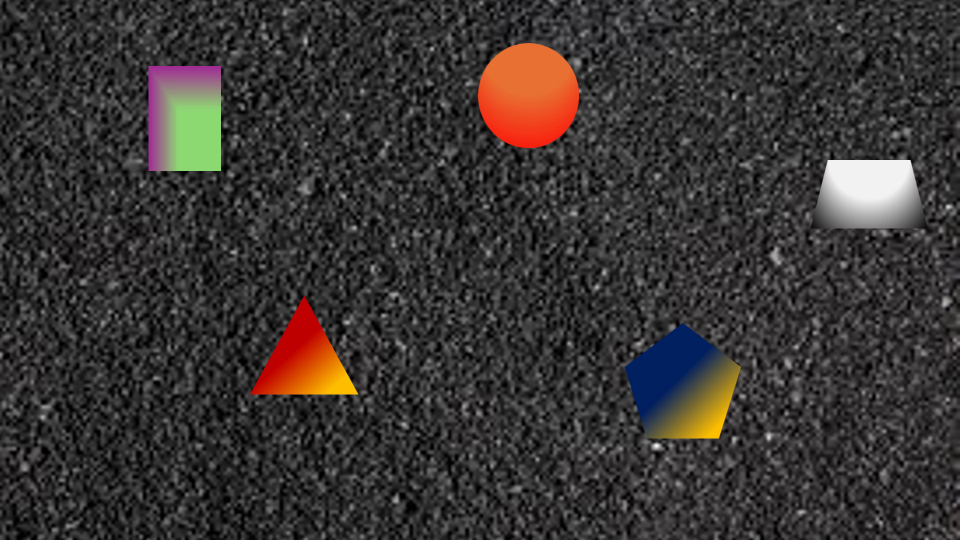
#> input picture ImagesAndVideos/Gradient Hard.png, 1920 x 1080 px (shown at 1/2 size)
$ python -i ImageDetection.py   (imports and definitions only)
#> lines starting #> are read from the running program, lines starting #| are printed output that depends on the picture; after the words box and inside, x2 and y2 are one past the last pixel; in counts of white or black regions, pixels touching at a corner belong together
#> further down, picture is the input picture: shape (1080, 1920, 3); mean B, G, R 51.5, 53.1, 57.4
import cv2
import numpy as np

class ImageDetection:
    def __init__(self):
        pass

    def findRed(self, img):
        K = np.array([[2564.3186869, 0, 0],
                  [0, 2569.70273111, 0],
                  [0, 0, 1]])

        # Focal lengths (from the intrinsic matrix)
        f_x = K[0, 0]
        f_y = K[1, 1]

        real_radius = 10


        hsv = cv2.cvtColor(img, cv2.COLOR_BGR2HSV)
#> hsv: shape (1080, 1920, 3); mean H, S, V 42.4, 14.7, 58.8

        # Setting bounds on what red is
        lower_red = np.array([0, 50, 100])
        upper_red = np.array([10, 255, 255])

        # Just compiling all of the red
        mask1 = cv2.inRange(hsv, lower_red, upper_red)
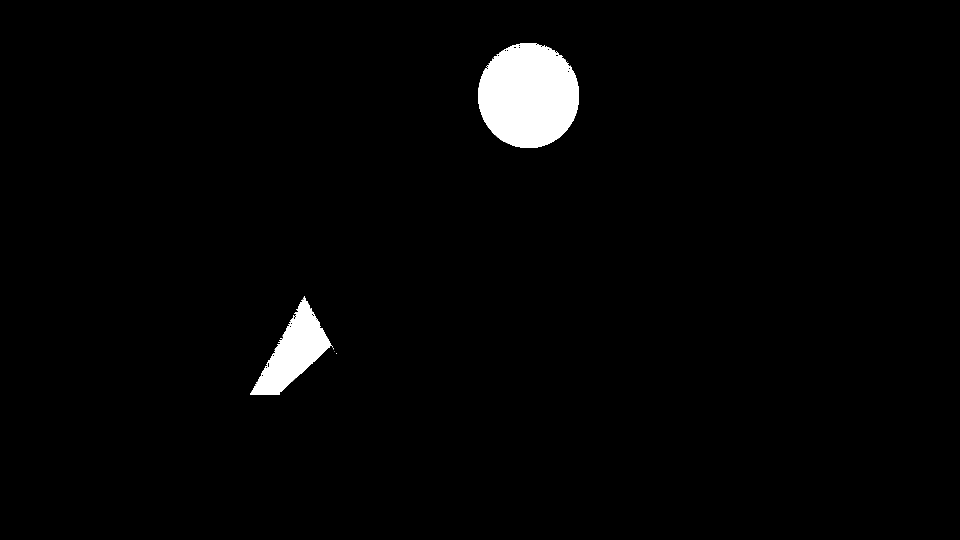
#> mask1: shape (1080, 1920) (shown at 1/2 size); 2.3% white; 12 white regions (10 under 20 px), largest, box (x1, y1, x2, y2) and area: (956, 86, 1158, 296) 33403, (500, 592, 666, 790) 13496

        # Setting more bounds on what red is
        lower_red2 = np.array([170, 50, 100])
        upper_red2 = np.array([180, 255, 255])
        mask2 = cv2.inRange(hsv, lower_red2, upper_red2)
#> mask2: shape (1080, 1920); 0.01% white in thin lines or dots, all inside (x1, y1, x2, y2) = (510, 256, 1138, 772)

        lower_pink = np.array([140, 50, 50])
        upper_pink = np.array([170, 255, 255])
        mask3 = cv2.inRange(hsv, lower_pink, upper_pink)
#> mask3: shape (1080, 1920); 0.51% white; 6 white regions (5 under 20 px), largest, box (x1, y1, x2, y2) and area: (296, 132, 442, 342) 10583

        # Combine the masks to cover the full red hue range
        mask = mask1 + mask2 + mask3
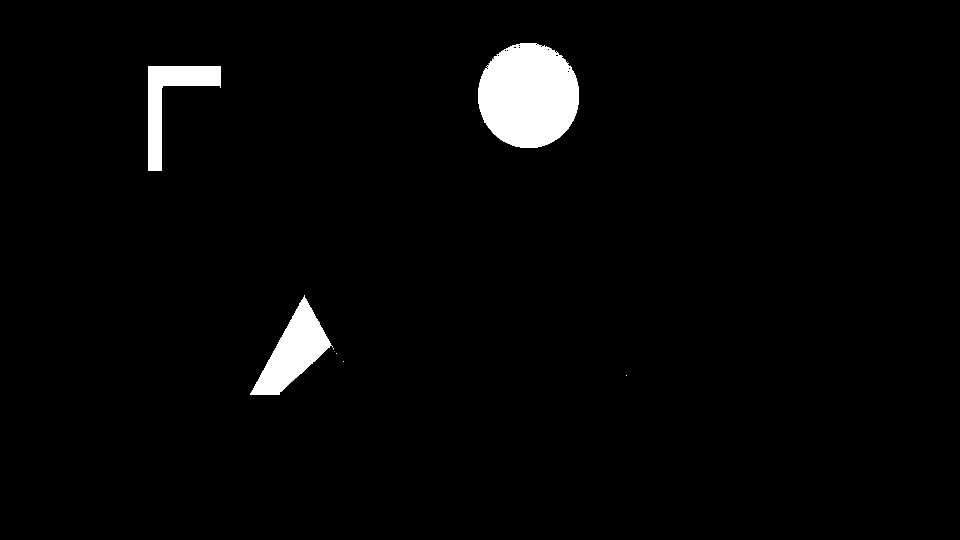
#> mask: shape (1080, 1920) (shown at 1/2 size); 2.8% white; 8 white regions (5 under 20 px), largest, box (x1, y1, x2, y2) and area: (956, 86, 1158, 296) 33408, (500, 590, 666, 790) 13779, (296, 132, 442, 342) 10583

        # Removing Noise
        kernel = np.ones((5, 5), np.uint8)
        mask = cv2.morphologyEx(mask, cv2.MORPH_CLOSE, kernel)
#> mask: shape (1080, 1920); 2.8% white; 8 white regions (5 under 20 px), largest, box (x1, y1, x2, y2) and area: (956, 86, 1158, 296) 33520, (500, 590, 666, 790) 13792, (296, 132, 442, 342) 10584
        mask = cv2.morphologyEx(mask, cv2.MORPH_OPEN, kernel)
#> mask: shape (1080, 1920); 2.8% white; 3 white regions

        # Find contours from the mask
        contours, _ = cv2.findContours(mask, cv2.RETR_EXTERNAL, cv2.CHAIN_APPROX_SIMPLE)
#> contours = 3 contours; box (x1, y1, x2, y2) and area: (956, 86, 1158, 296) 33193, (502, 596, 662, 790) 13474, (296, 132, 442, 342) 10222
        # contours2, _ = cv2.findContours(mask3, cv2.RETR_EXTERNAL, cv2.CHAIN_APPROX_SIMPLE)

        for contour in contours:
            # Approximate the contour to a polygon
            approx = cv2.approxPolyDP(contour, 0.02 * cv2.arcLength(contour, True), True)

            # Compute the area of the contour to filter out small noise
            area = cv2.contourArea(contour)
            if area > 1000:  # Threshold for minimum area
                # Draw the contour on the image
                cv2.drawContours(img, [approx], 0, (0, 0, 255), 2)

                # Compute the centroid of the contour using moments
                M = cv2.moments(contour)
                if M['m00'] != 0:
                    cx = int(M['m10'] / M['m00'])
                    cy = int(M['m01'] / M['m00'])
                    cv2.circle(img, (cx, cy), 5, (0, 0, 255), -1)
                    (x, y), radius = cv2.minEnclosingCircle(contour)
                    if (radius > 0):
                        Z = (f_x * real_radius) / radius
                        X = (cx * Z) / f_x
                        Y = (cy * Z) / f_y

                        cv2.putText(img, f"X: {X:.2f}, Y: {Y:.2f}, Z: {Z:.2f}", (cx - 50, cy - 10), cv2.FONT_HERSHEY_SIMPLEX, 0.6, (255, 255, 255), 2)
#> this loop made 3 passes
#> (approx, area, cx, cy, x, y, radius, Z) on pass 1: ([[611, 596], [502, 789], [559, 789], [661, 693]], 13474.5, 586, 703, 556.5, 692.5, 110.8, 231.4)
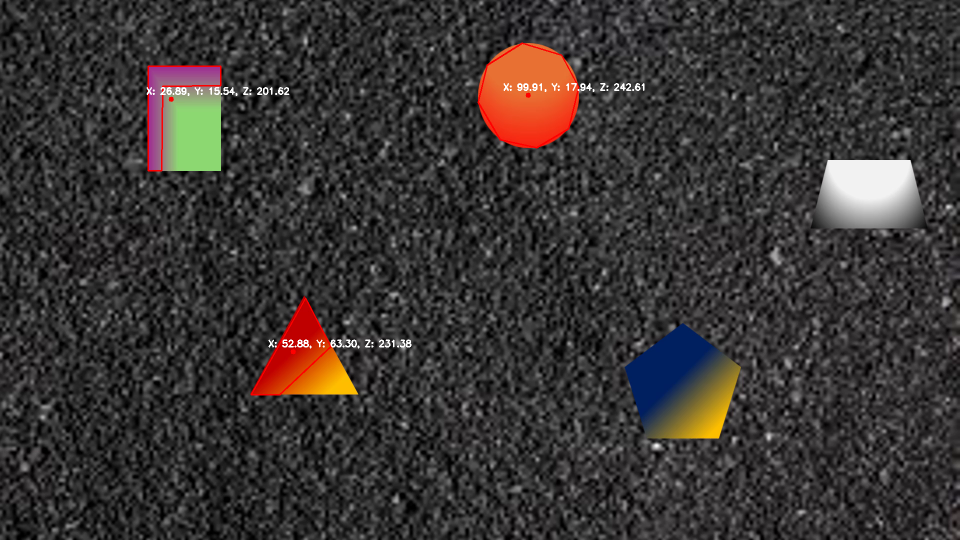
#> img: shape (1080, 1920, 3) (shown at 1/2 size); 0.51% of pixels changed, all inside (x1, y1, x2, y2) = (293, 85, 1289, 791)
        return img

    # Overall not my smartest implementation, too many unnecessary if statements
    def findContoursSelf(self, img):

        K = np.array([[2564.3186869, 0, 0],
                  [0, 2569.70273111, 0],
                  [0, 0, 1]])

        # Focal lengths (from the intrinsic matrix)
        f_x = K[0, 0]
        f_y = K[1, 1]

        real_radius = 10

        # Convert the image to grayscale
        gray = cv2.cvtColor(img, cv2.COLOR_BGR2GRAY)

        # Apply Gaussian blur to the grayscale image
        blur = cv2.GaussianBlur(gray, (3,3), 0)

        # Apply binary thresholding
        _, thresh = cv2.threshold(blur, 120, 255, cv2.THRESH_BINARY)

        _, invthresh = cv2.threshold(blur, 170, 255, cv2.THRESH_BINARY_INV)

        # Find contours using the inverted thresholded image
        contours, _ = cv2.findContours(thresh, cv2.RETR_EXTERNAL, cv2.CHAIN_APPROX_SIMPLE)

        # edges = cv2.Canny(image=blur, threshold1=100, threshold2=200), tried edge detection but it didn't work well
        for contour in contours:
            epsilon = 0.001 * cv2.arcLength(contour,True)
            approx = cv2.approxPolyDP(contour, epsilon, True)

            if len(approx) == 3:
                shape_name = "Triangle"
            elif len(approx) == 4:
                # Check if it's a rectangle or trapezoid
                (x, y, w, h) = cv2.boundingRect(approx)
                aspectRatio = w / float(h)
                if aspectRatio >= 0.95 and aspectRatio <= 1.05 and cv2.contourArea(contour) > 1000:
                    shape_name = "Rectangle"
                    cv2.drawContours(img, [approx], 0, (0, 0, 255), 2)
                    M = cv2.moments(contour)

                    # Compute the centroid of the contour using moments
                    if M['m00'] != 0:
                        cx = int(M['m10'] / M['m00'])
                        cy = int(M['m01'] / M['m00'])
                        cv2.circle(img, (cx, cy), 5, (0, 0, 255), -1)
                        (x, y), radius = cv2.minEnclosingCircle(contour)
                        if (radius > 0):
                            Z = (f_x * real_radius) / radius
                            X = (cx * Z) / f_x
                            Y = (cy * Z) / f_y

                            cv2.putText(img, f"X: {X:.2f}, Y: {Y:.2f}, Z: {Z:.2f}", (cx - 50, cy - 10), cv2.FONT_HERSHEY_SIMPLEX, 0.6, (255, 255, 255), 2)
                else:
                    if cv2.contourArea(contour) > 1000:
                        shape_name = "Trapezoid"
                        cv2.drawContours(img, [approx], 0, (0, 0, 255), 2)
                        M = cv2.moments(contour)

                        if M['m00'] != 0:
                            cx = int(M['m10'] / M['m00'])
                            cy = int(M['m01'] / M['m00'])
                            cv2.circle(img, (cx, cy), 5, (0, 0, 255), -1)
                            (x, y), radius = cv2.minEnclosingCircle(contour)
                            if (radius > 0):
                                Z = (f_x * real_radius) / radius
                                X = (cx * Z) / f_x
                                Y = (cy * Z) / f_y

                                cv2.putText(img, f"X: {X:.2f}, Y: {Y:.2f}, Z: {Z:.2f}", (cx - 50, cy - 10), cv2.FONT_HERSHEY_SIMPLEX, 0.6, (255, 255, 255), 2)
            elif len(approx) == 5 and cv2.contourArea(contour) > 1000:
                shape_name = "Pentagon"
                cv2.drawContours(img, [approx], 0, (0, 0, 255), 2)
                M = cv2.moments(contour)

                if M['m00'] != 0:
                    cx = int(M['m10'] / M['m00'])
                    cy = int(M['m01'] / M['m00'])
                    cv2.circle(img, (cx, cy), 5, (0, 0, 255), -1)
                    (x, y), radius = cv2.minEnclosingCircle(contour)
                    if (radius > 0):
                        Z = (f_x * real_radius) / radius
                        X = (cx * Z) / f_x
                        Y = (cy * Z) / f_y

                        cv2.putText(img, f"X: {X:.2f}, Y: {Y:.2f}, Z: {Z:.2f}", (cx - 50, cy - 10), cv2.FONT_HERSHEY_SIMPLEX, 0.6, (255, 255, 255), 2)
            elif len(approx) == 6 and cv2.contourArea(contour) > 1000:
                shape_name = "Hexagon"
                cv2.drawContours(img, [approx], 0, (0, 0, 255), 2)
            else:
                if cv2.contourArea(contour) > 1000:
                    shape_name = "Circle"
                    cv2.drawContours(img, [approx], 0, (0, 0, 255), 2)
                    M = cv2.moments(contour)

                    if M['m00'] != 0:
                        cx = int(M['m10'] / M['m00'])
                        cy = int(M['m01'] / M['m00'])
                        cv2.circle(img, (cx, cy), 5, (0, 0, 255), -1)
                        (x, y), radius = cv2.minEnclosingCircle(contour)
                        if (radius > 0):
                            Z = (f_x * real_radius) / radius
                            X = (cx * Z) / f_x
                            Y = (cy * Z) / f_y

                            cv2.putText(img, f"X: {X:.2f}, Y: {Y:.2f}, Z: {Z:.2f}", (cx - 50, cy - 10), cv2.FONT_HERSHEY_SIMPLEX, 0.6, (255, 255, 255), 2)

        return img

    def findBlue(self, img):

        K = np.array([[2564.3186869, 0, 0],
                  [0, 2569.70273111, 0],
                  [0, 0, 1]])

        # Focal lengths (from the intrinsic matrix)
        f_x = K[0, 0]
        f_y = K[1, 1]

        real_radius = 10

        # Convert the image to the HSV color space
        hsv = cv2.cvtColor(img, cv2.COLOR_BGR2HSV)
#> hsv: shape (1080, 1920, 3); mean H, S, V 42.2, 14.7, 59.3

        # Define the lower and upper range for blue color in HSV
        lower_blue = np.array([100, 150, 50])   # Lower bound of hue, saturation, and value
        upper_blue = np.array([140, 255, 255])  # Upper bound of hue, saturation, and value

        lower_green = np.array([39, 115, 126])
        upper_green = np.array([59, 195, 206])

        # Apply these bounds to create a mask
        mask1 = cv2.inRange(hsv, lower_green, upper_green)
#> mask1: shape (1080, 1920); 0% white in thin lines or dots, all inside (x1, y1, x2, y2) = (352, 340, 354, 341)


        # Create a mask for the blue color
        mask = cv2.inRange(hsv, lower_blue, upper_blue)
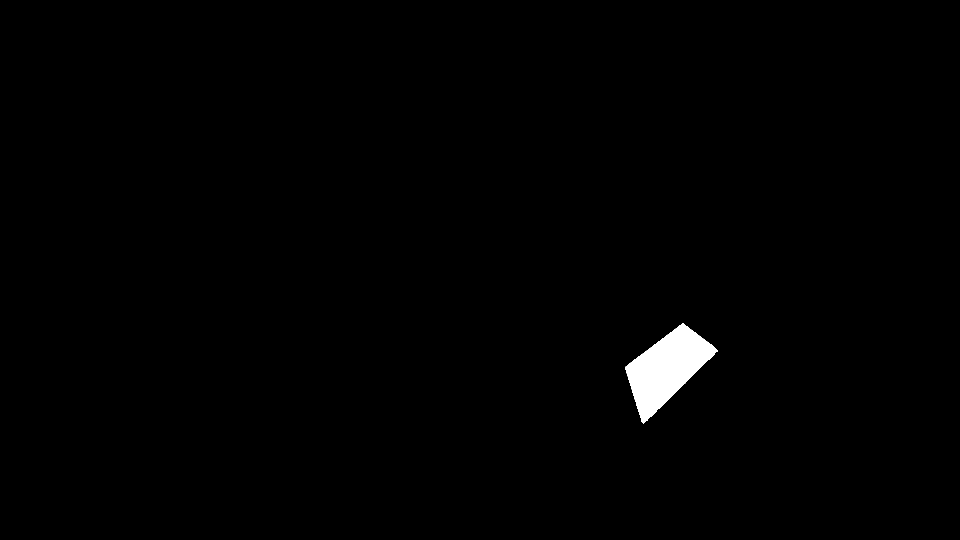
#> mask: shape (1080, 1920) (shown at 1/2 size); 0.86% white; 1 white region, box (x1, y1, x2, y2) and area: (1250, 646, 1436, 848) 17892

        # Perform morphological operations to remove noise
        kernel = np.ones((5, 5), np.uint8)
        mask = cv2.morphologyEx(mask, cv2.MORPH_CLOSE, kernel)
#> mask: shape (1080, 1920); 0.86% white; 1 white region, box (x1, y1, x2, y2) and area: (1250, 646, 1436, 848) 17894
        mask = cv2.morphologyEx(mask, cv2.MORPH_OPEN, kernel)
#> mask: shape (1080, 1920); 0.86% white; 1 white region

        mask1 = cv2.morphologyEx(mask1, cv2.MORPH_CLOSE, kernel)
        mask1 = cv2.morphologyEx(mask1, cv2.MORPH_OPEN, kernel)
#> mask1: shape (1080, 1920); every value is 0

        contours, _ = cv2.findContours(mask, cv2.RETR_EXTERNAL, cv2.CHAIN_APPROX_SIMPLE)
#> contours = 1 contour; box (x1, y1, x2, y2) and area: (1250, 648, 1434, 846) 17592

        for contour in contours:

            area = cv2.contourArea(contour)
            if area > 1000:
                approx = cv2.approxPolyDP(contour, 0.02 * cv2.arcLength(contour, True), True)
                cv2.drawContours(img, [approx], 0, (0, 0, 255), 2)
            M = cv2.moments(contour)

            if M['m00'] != 0:
                cx = int(M['m10'] / M['m00'])
                cy = int(M['m01'] / M['m00'])
                cv2.circle(img, (cx, cy), 5, (0, 0, 255), -1)
                (x, y), radius = cv2.minEnclosingCircle(contour)
                if (radius > 0):
                    Z = (f_x * real_radius) / radius
                    X = (cx * Z) / f_x
                    Y = (cy * Z) / f_y

                    cv2.putText(img, f"X: {X:.2f}, Y: {Y:.2f}, Z: {Z:.2f}", (cx - 50, cy - 10), cv2.FONT_HERSHEY_SIMPLEX, 0.6, (255, 255, 255), 2)
#> this loop made 1 pass
#> (area, approx, cx, cy, x, y, radius, Z) on pass 1: (17592, [[1369, 648], [1250, 734], [1284, 845], [1433, 703]], 1332, 736, 1339.3, 752, 108.2, 237.1)
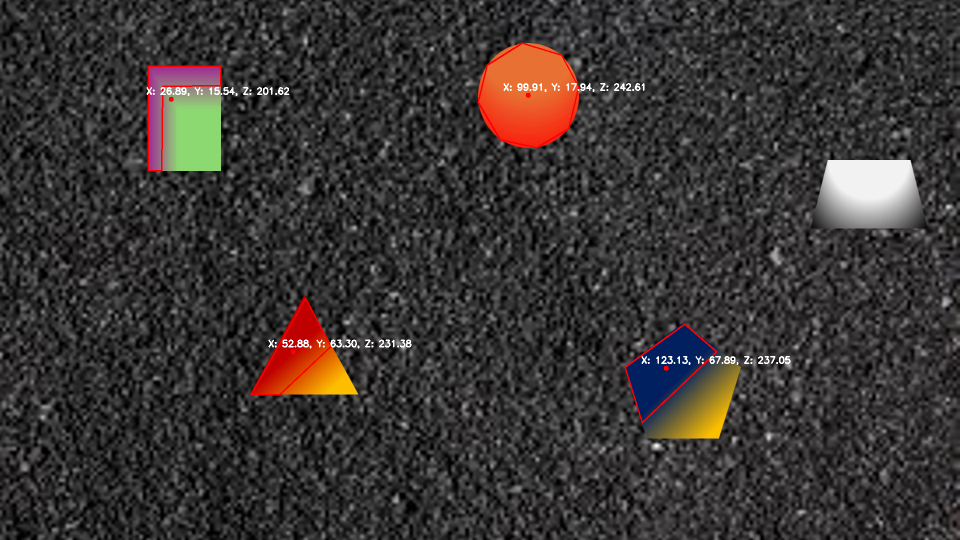
#> img: shape (1080, 1920, 3) (shown at 1/2 size); 0.17% of pixels changed, all inside (x1, y1, x2, y2) = (1249, 647, 1581, 847)
        return img

    def findImage(self, img):
        img = self.findRed(img)
        img = self.findBlue(img)
        img = self.findContoursSelf(img)
#> in findContoursSelf, `_, invthresh = cv2.threshold(blur, 170, 255, cv2.THRESH_BINARY_INV)`:
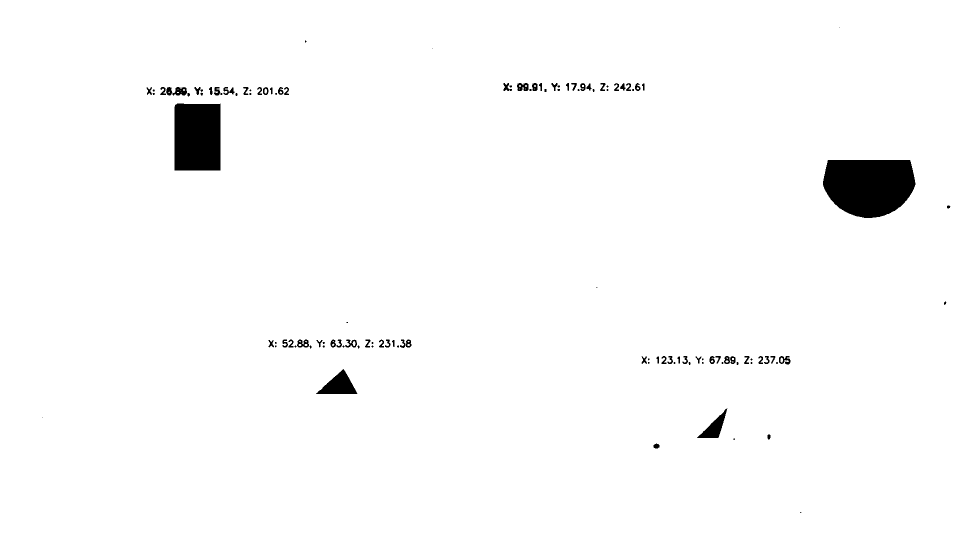
#> invthresh: shape (1080, 1920) (shown at 1/2 size); 98% white; 117 black regions (46 under 20 px)
#> in findContoursSelf, `contours, _ = cv2.findContours(thresh, cv2.RETR_EXTERNAL, cv2.CHAIN_AP..`: contours = 337 contours, 198 with area under 20; largest, box (x1, y1, x2, y2) and area: (1639, 319, 1838, 456) 22906, (317, 162, 445, 342) 20633, (964, 89, 1184, 235) 19996, (1340, 737, 1479, 877) 6970, (571, 701, 716, 789) 6364
#> the loop in findContoursSelf, `for contour in contours:` made 337 passes
#> (epsilon, shape_name, cx, cy, radius, Z) on passes 78, 110, 246: (0.455, 'Circle', 1418, 829, 97.58, 262.8), (0.389, 'Circle', 651, 758, 73.83, 347.3), (0.592, 'Circle', 1737, 383, 100.8, 254.3)
#> after the loop in findContoursSelf, `for contour in contours:`:
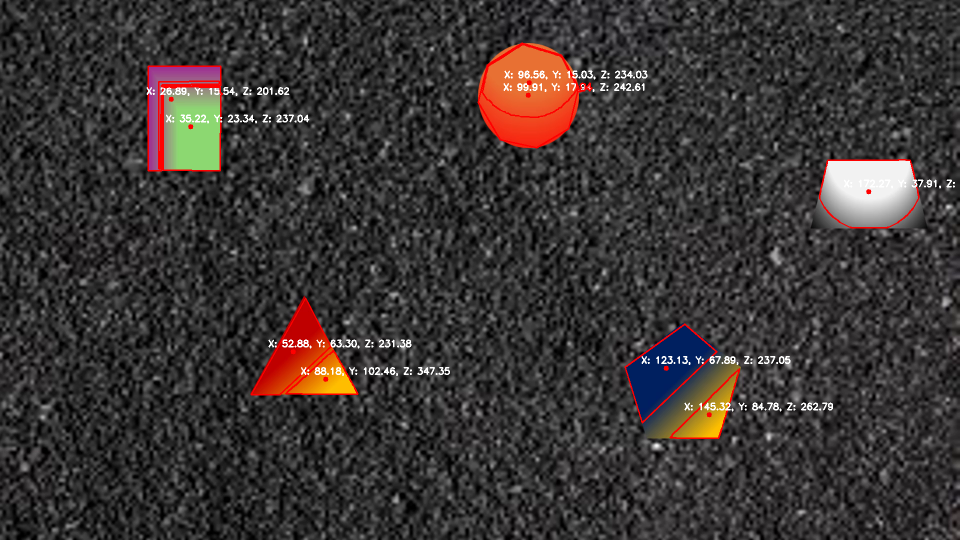
#> img: shape (1080, 1920, 3) (shown at 1/2 size); 0.84% of pixels changed, all inside (x1, y1, x2, y2) = (316, 88, 1910, 878)

        return img

    # [318 lines left out: functions find2Frames, subtract_frames, findBinary, findGradients, findContoursSelf2, findBlueAndTan and 1 more, not called in this run]

>>> import cv2
>>> picture = cv2.imread('ImagesAndVideos/Gradient Hard.png')
>>> result = ImageDetection().findImage(picture)
